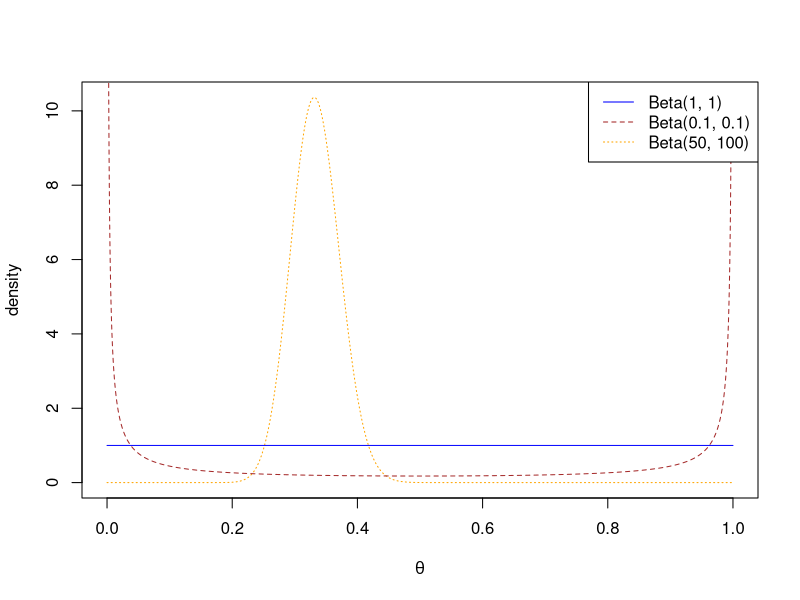
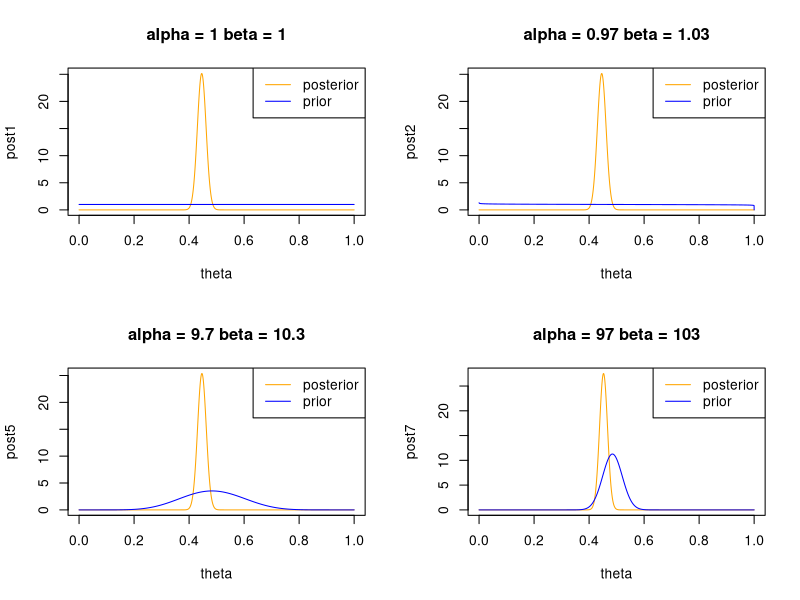
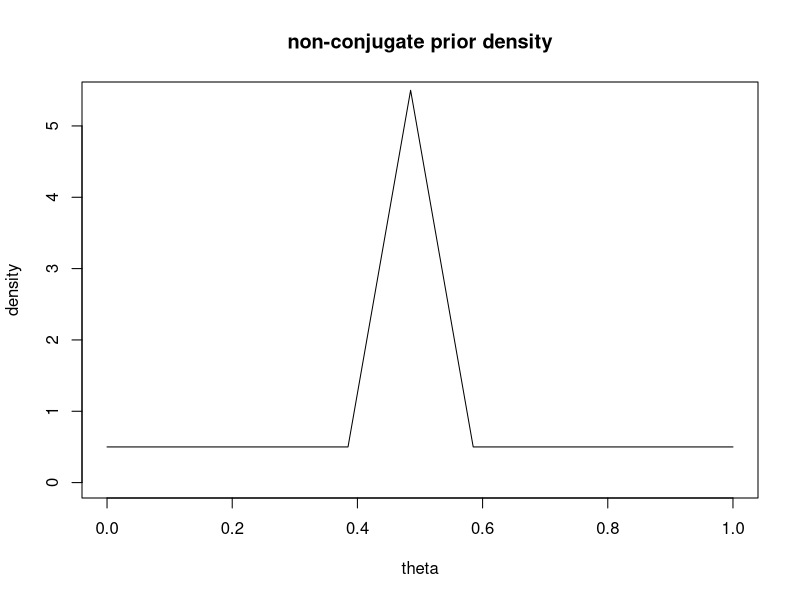
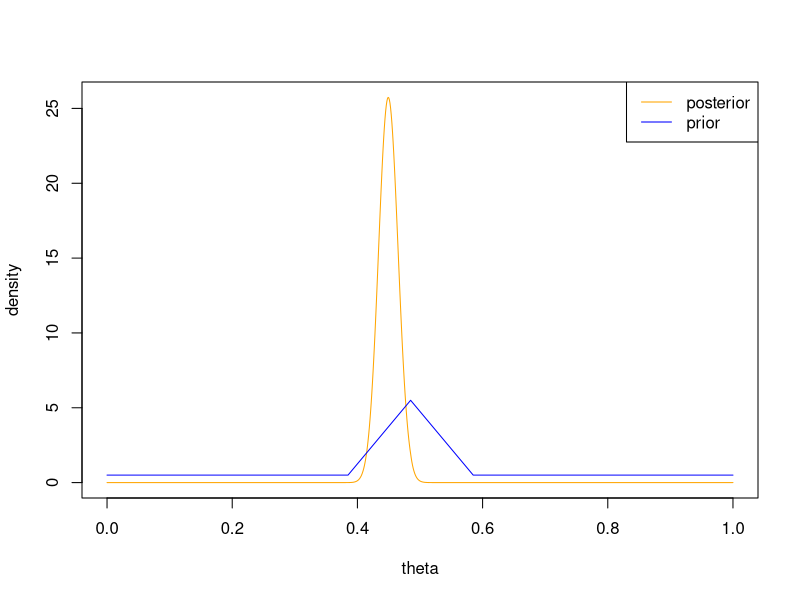
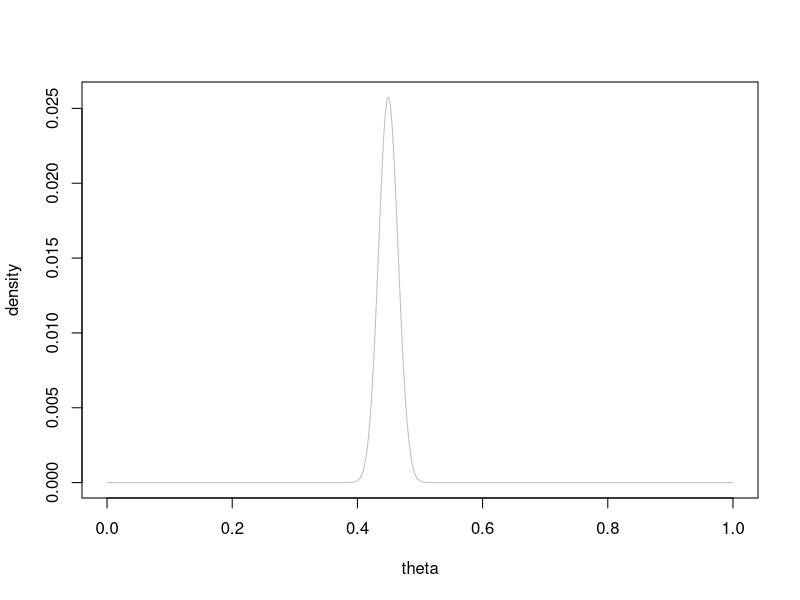
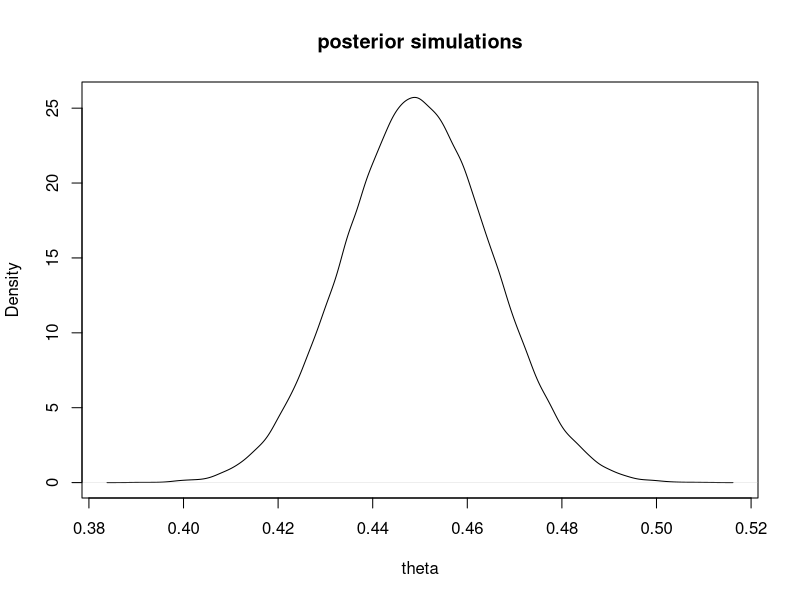
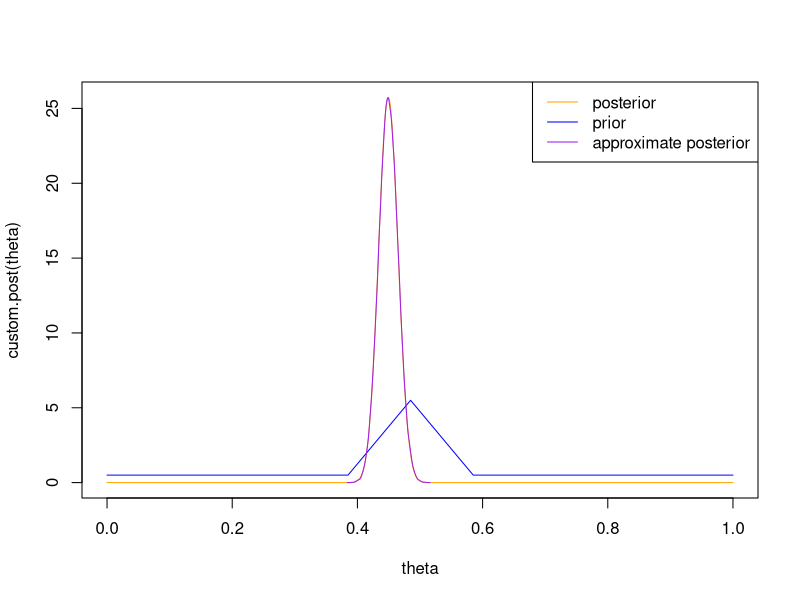
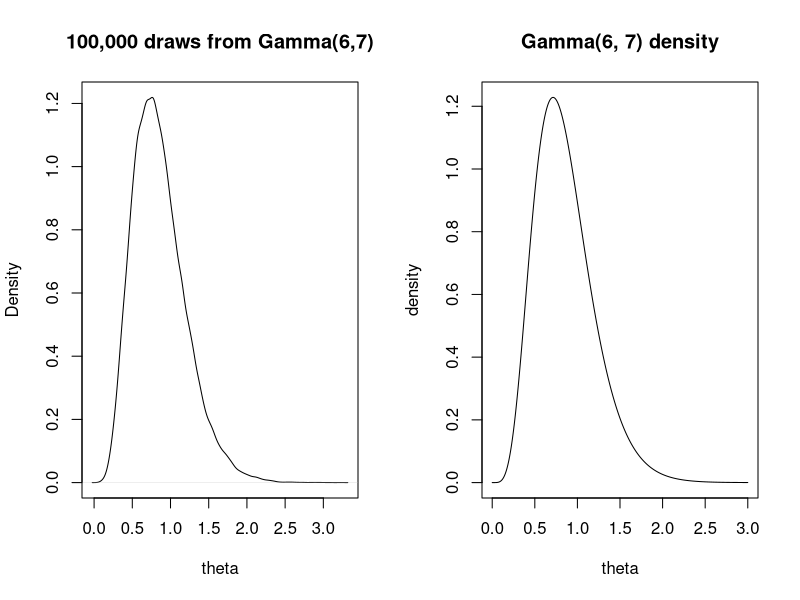

These figures' R source, in order:
## ---- chunk 1
# vector for parameter values
theta <- seq(0, 1, len = 10000)
# densities for different members of the Beta family
d1 <- dbeta(theta, 0.1, 0.1)
d2 <- dbeta(theta, 1, 1)
d3 <- dbeta(theta, 50, 100)
# plot densities
plot(theta, d3, type = "l", col = "orange", lty = 3,
     xlab = expression(theta),
     ylab = "density")
lines(theta, d2, col = "blue", lty = 1)
lines(theta, d1, col = "brown", lty = 2)
legend("topright",
       legend = c("Beta(1, 1)", "Beta(0.1, 0.1)", "Beta(50, 100)"),
       col = c("blue", "brown", "orange"),
       lwd = 1, lty = 1:3)
## ---- chunk 2
#set parameters of Beta(a, b) posterior
a <- 438
b <- 544
## ---- chunk 3
(mu <- a / (a + b)) # posterior mean
## ---- chunk 4
(v <- (a * b) / (a + b)^2 / (a + b + 1)) # posterior variance
## ---- chunk 5
qbeta(.5, a, b) # posterior median
## ---- chunk 6
(ci0 <- qbeta(c(.025, .975), a, b)) # credible interval
## ---- chunk 7
pbeta(0.485, a, b) #posterior probability of interest
## ---- chunk 8
# set data
n <- 980
y <- 437
## ---- chunk 9
# set prior parameters
alpha <- c(1, 0.97, 2.425, 4.85, 9.7, 48.5, 97)
beta <- c(1, 1.03, 2.575, 5.15, 10.3, 51.5, 103)
## ---- chunk 10
# posterior distribution parameters
a <-  alpha + y
b <- n - y + beta
## ---- chunk 11
a / (a + b) # posterior means
## ---- chunk 12
qbeta(p = .5, a, b) # posterior medians
## ---- chunk 13
cbind(qbeta(c(.025), a, b), qbeta(c(.975), a, b)) # credible intervals
## ---- chunk 14
pbeta(0.485, a, b) # posterior probabilities of interest
## ---- chunk 15
#determine prior densities for each combination prior parameters
prior1 <- dbeta(theta, shape1 = alpha[1], shape2 = beta[1])
prior2 <- dbeta(theta, shape1 = alpha[2], shape2 = beta[2])
prior3 <- dbeta(theta, shape1 = alpha[3], shape2 = beta[3])
prior4 <- dbeta(theta, shape1 = alpha[4], shape2 = beta[4])
prior5 <- dbeta(theta, shape1 = alpha[5], shape2 = beta[5])
prior6 <- dbeta(theta, shape1 = alpha[6], shape2 = beta[6])
prior7 <- dbeta(theta, shape1 = alpha[7], shape2 = beta[7])

#determine posterior densities for each combination prior parameters
post1 <- dbeta(theta, shape1 = a[1], shape2 = b[1])
post2 <- dbeta(theta, shape1 = a[2], shape2 = b[2])
post3 <- dbeta(theta, shape1 = a[3], shape2 = b[3])
post4 <- dbeta(theta, shape1 = a[4], shape2 = b[4])
post5 <- dbeta(theta, shape1 = a[5], shape2 = b[5])
post6 <- dbeta(theta, shape1 = a[6], shape2 = b[6])
post7 <- dbeta(theta, shape1 = a[7], shape2 = b[7])

#construct 2x2 layout of plots
par(mfrow = c(2, 2))
#plot several prior/posterior combinations with legend and descriptive title
plot(theta, post1, type = "l", col = "orange")
lines(theta, prior1, col = "blue")
title(paste("alpha =", alpha[1], "beta =", beta[1]))
legend("topright", legend = c("posterior", "prior"),
       col = c("orange", "blue"), lwd = c(1, 1))

plot(theta, post2, type = "l", col = "orange")
lines(theta, prior2, col = "blue")
title(paste("alpha =", alpha[2], "beta =", beta[2]))
legend("topright", legend = c("posterior", "prior"),
       col = c("orange", "blue"), lwd = c(1, 1))

plot(theta, post5, type = "l", col = "orange")
lines(theta, prior5, col = "blue")
title(paste("alpha =", alpha[5], "beta =", beta[5]))
legend("topright", legend = c("posterior", "prior"),
       col = c("orange", "blue"), lwd = c(1, 1))

plot(theta, post7, type = "l", col = "orange")
lines(theta, prior7, col = "blue")
title(paste("alpha =", alpha[7], "beta =", beta[7]))
legend("topright", legend = c("posterior", "prior"),
       col = c("orange", "blue"), lwd = c(1, 1))
## ---- chunk 16
#create density function of prior
custom.prior <- function(x) {
  out <- numeric(length(x))

  for (i in 1:length(x)) {
    if (x[i] <=  .385) {
      out[i] <- .5
    } else if (x[i] >= .585) {
      out[i] <- .5
    } else if ((x[i] > .385) && (x[i] < .485)) {
      out[i] <- (.5 + 5 * (x[i] - .385)/.1)
    } else if ((x[i] >= .485) && (x[i] < .585)){
      out[i] <- (5.5 - 5 * (x[i] - .485)/.1)
    } else {
      out[i] <- 0
    }
  }
  return(out)
}
## ---- chunk 17
# make sure custom prior integrates to 1
integrate(custom.prior, 0, 1, subdivisions = 1000)
## ---- chunk 18
# theta values at which to evaluate densities
theta <- seq(0, 1, by = 0.001)
# custom prior density
dcustom <- custom.prior(theta)

# plot non-conjugate density
par(mfrow = c(1, 1))
plot(theta, dcustom, type = "l", main = "non-conjugate prior density",
     ylab = "density", ylim = c(0, 5.4))
## ---- chunk 19
#create function for posterior density
custom.post <- function(theta) {
  dbinom(x = 437, size = 980, prob = theta) *
    custom.prior(theta)/0.003616298
}

#make sure posterior integrates to 1
integrate(f = custom.post, 0, 1, subdivisions = 1000)
## ---- chunk 20
plot(theta, custom.post(theta), type = "l", col = "orange", ylab = "density")
lines(theta, dcustom, col = "blue")
legend("topright", legend = c("posterior", "prior"),
       col = c("orange", "blue"), lwd = c(1, 1))
## ---- chunk 21
# discrete approximation of posterior density
discretep <- custom.post(theta) / sum(custom.post(theta))
plot(theta, discretep, col = "grey", ylab = "density", type = "l")
## ---- chunk 22
#create approximate posterior sample
theta.sample <- sample(theta, 100000, replace = TRUE, prob = discretep)
## ---- chunk 23
plot(density(theta.sample), main = "posterior simulations", xlab = "theta")
## ---- chunk 24
mean(theta.sample) # approximate mean
## ---- chunk 25
median(theta.sample) # approximate median
## ---- chunk 26
# approximate credible interval
quantile(theta.sample, prob = c(.025, .975))
## ---- chunk 27
plot(theta, custom.post(theta), type = "l", col = "orange")
lines(theta, dcustom, col = "blue")
lines(density(theta.sample), col = "purple")
legend("topright", legend = c("posterior", "prior", "approximate posterior"),
       col = c("orange", "blue", "purple"), lwd = c(1, 1))
## ---- chunk 28
alpha <- 3
beta <- 5
## ---- chunk 29
pgamma(1.5, shape = alpha, rate = beta)
## ---- chunk 30
post.draws <- rgamma(100000, shape = alpha + 3, rate = beta + 2)
## ---- chunk 31
mean(post.draws) # approximate mean
## ---- chunk 32
# 1 x 2 plotting grid
par(mfrow = c(1, 2))
# plot approximate posterior
plot(density(post.draws), xlab = "theta",
     main = "100,000 draws from Gamma(6,7)")
# draw exact posterior
theta <- seq(0.0001, 3, len = 1000)
post1 <- dgamma(theta, shape = alpha + 3, rate = beta + 2)
plot(theta, post1,
     main = "Gamma(6, 7) density", type = "l",
     ylab = "density")
# reset plotting grid
par(mfrow = c(1, 1))
## ---- chunk 33
theta <- seq(0.0001, 3, len = 1000)
post2 <- dgamma(theta, shape = alpha + 30, rate = beta + 2 * 10)
plot(theta, post2,
     main = "Gamma(33, 25) density", type = "l",
     ylab = "density",
     xlim = c(0.5, 2.5))
## ---- chunk 34
1 - pgamma(1, shape = alpha + 30, rate = beta + 2 * 10)
## ---- chunk 35
post.draws2 <- rgamma(100000, shape = alpha + 30, rate = beta + 2 * 10)
## ---- chunk 36
plot(density(post.draws2), xlab = "theta", main = "100,000 draws from Gamma(33,25)")
## ---- chunk 37
mean(post.draws2)
## ---- chunk 38
# display densities side by side
posterior <- factor(rep(c("Gamma(6, 7)", "Gamma(33, 25)"), each = length(theta)))
df <- data.frame(theta = rep(theta, 2),
                 density = c(post1, post2),
                 posterior = posterior)
## ---- chunk 39
library(ggplot2)
ggplot(df, aes(x = theta, y = density, group = posterior)) +
  geom_path(aes(col = posterior)) + theme_bw()
## ---- chunk 40
library(lattice)
xyplot(density ~ theta, data = df, group = posterior,
       type = "l", auto.key = TRUE)
